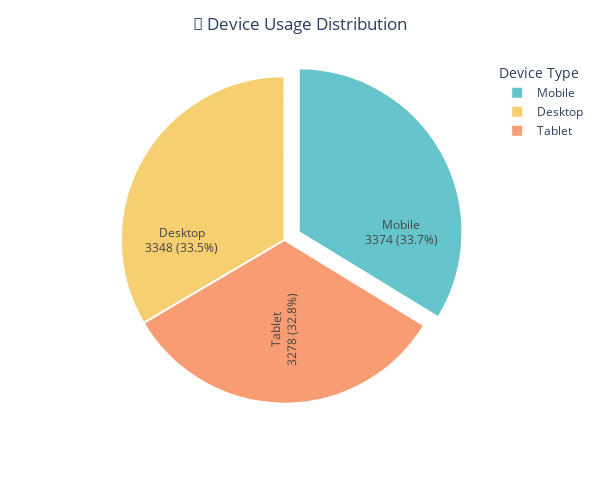

Notebook source saved alongside this figure:
### Markdown cell above
#### Q8: What percentage of customers used devices to make purchases? (Mobile, Desktop, Tablet)

### Code cell
device_usage = df['Device Type'].value_counts().reset_index()
device_usage.columns = ['Device Type', 'Count']


device_usage['Percentage'] = 100 * device_usage['Count'] / device_usage['Count'].sum()


device_usage['label_text'] = device_usage.apply(
    lambda row: f"{row['Device Type']}<br>{row['Count']} ({row['Percentage']:.1f}%)", axis=1
)


pulls = [0.1 if i == 0 else 0 for i in range(len(device_usage))]  # largest slice first row

fig = px.pie(
    device_usage,
    values='Count',
    names='Device Type',
    hole=0,  # 0 for pie, >0 for donut
    color='Device Type',
    color_discrete_sequence=px.colors.qualitative.Pastel,
    hover_data=['Percentage'],
)

fig.update_traces(
    text=device_usage['label_text'],
    textinfo='text',
    pull=pulls,
    textposition='inside',
    insidetextorientation='radial',
    marker=dict(line=dict(color='white', width=2))
)

fig.update_layout(
    height = 500,
    width = 600,
    title_text='📱 Device Usage Distribution',
    title_x=0.5,
    legend_title_text='Device Type',
    template='plotly_white',
)

fig.show()

### Figure 1 — Plotly figure (JSON) as saved in the notebook; plotly's stock layout.template omitted (floating-point values rounded to 4 significant figures)
{"data": [{"customdata": [[33.74, "Mobile"], [33.48, "Desktop"], [32.78, "Tablet"]], "domain": {"x": [0, 1], "y": [0, 1]}, "hole": 0, "hovertemplate": "Device Type=%{customdata[1]}<br>Count=%{value}<br>Percentage=%{customdata[0]}<extra></extra>", "insidetextorientation": "radial", "labels": ["Mobile", "Desktop", "Tablet"], "legendgroup": "", "marker": {"colors": ["rgb(102, 197, 204)", "rgb(246, 207, 113)", "rgb(248, 156, 116)"], "line": {"color": "white", "width": 2}}, "name": "", "pull": [0.1, 0, 0], "showlegend": true, "text": ["Mobile<br>3374 (33.7%)", "Desktop<br>3348 (33.5%)", "Tablet<br>3278 (32.8%)"], "textinfo": "text", "textposition": "inside", "type": "pie", "values": [3374, 3348, 3278]}], "layout": {"height": 500, "legend": {"title": {"text": "Device Type"}, "tracegroupgap": 0}, "margin": {"t": 60}, "piecolorway": ["rgb(102, 197, 204)", "rgb(246, 207, 113)", "rgb(248, 156, 116)", "rgb(220, 176, 242)", "rgb(135, 197, 95)", "rgb(158, 185, 243)", "rgb(254, 136, 177)", "rgb(201, 219, 116)", "rgb(139, 224, 164)", "rgb(180, 151, 231)", "rgb(179, 179, 179)"], "title": {"text": "📱 Device Usage Distribution", "x": 0.5}, "width": 600}}
